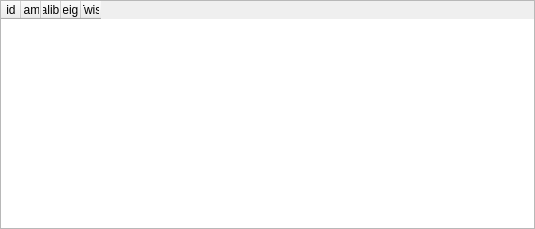
<?xml version="1.0" encoding="UTF-8"?>
<ui version="4.0">
 <class>catalogRifleList</class>
 <widget class="QWidget" name="catalogRifleList">
  <property name="geometry">
   <rect>
    <x>0</x>
    <y>0</y>
    <width>535</width>
    <height>229</height>
   </rect>
  </property>
  <property name="windowTitle">
   <string>Form</string>
  </property>
  <layout class="QGridLayout" name="gridLayout">
   <property name="leftMargin">
    <number>0</number>
   </property>
   <property name="topMargin">
    <number>0</number>
   </property>
   <property name="rightMargin">
    <number>0</number>
   </property>
   <property name="bottomMargin">
    <number>0</number>
   </property>
   <property name="spacing">
    <number>0</number>
   </property>
   <item row="0" column="0">
    <widget class="QTableWidget" name="tableWidget">
     <property name="toolTip">
      <string/>
     </property>
     <property name="whatsThis">
      <string/>
     </property>
     <property name="editTriggers">
      <set>QAbstractItemView::NoEditTriggers</set>
     </property>
     <property name="selectionMode">
      <enum>QAbstractItemView::SingleSelection</enum>
     </property>
     <property name="selectionBehavior">
      <enum>QAbstractItemView::SelectRows</enum>
     </property>
     <property name="sortingEnabled">
      <bool>true</bool>
     </property>
     <attribute name="horizontalHeaderCascadingSectionResizes">
      <bool>false</bool>
     </attribute>
     <attribute name="horizontalHeaderDefaultSectionSize">
      <number>20</number>
     </attribute>
     <attribute name="horizontalHeaderHighlightSections">
      <bool>true</bool>
     </attribute>
     <attribute name="horizontalHeaderMinimumSectionSize">
      <number>20</number>
     </attribute>
     <attribute name="horizontalHeaderShowSortIndicator" stdset="0">
      <bool>true</bool>
     </attribute>
     <attribute name="verticalHeaderDefaultSectionSize">
      <number>30</number>
     </attribute>
     <attribute name="verticalHeaderMinimumSectionSize">
      <number>30</number>
     </attribute>
     <column>
      <property name="text">
       <string>id</string>
      </property>
     </column>
     <column>
      <property name="text">
       <string>Name</string>
      </property>
     </column>
     <column>
      <property name="text">
       <string>Caliber</string>
      </property>
     </column>
     <column>
      <property name="text">
       <string>Height</string>
      </property>
     </column>
     <column>
      <property name="text">
       <string>Twist</string>
      </property>
     </column>
    </widget>
   </item>
  </layout>
 </widget>
 <resources>
  <include location="../.rsrc/res.qrc"/>
 </resources>
 <connections/>
</ui>
